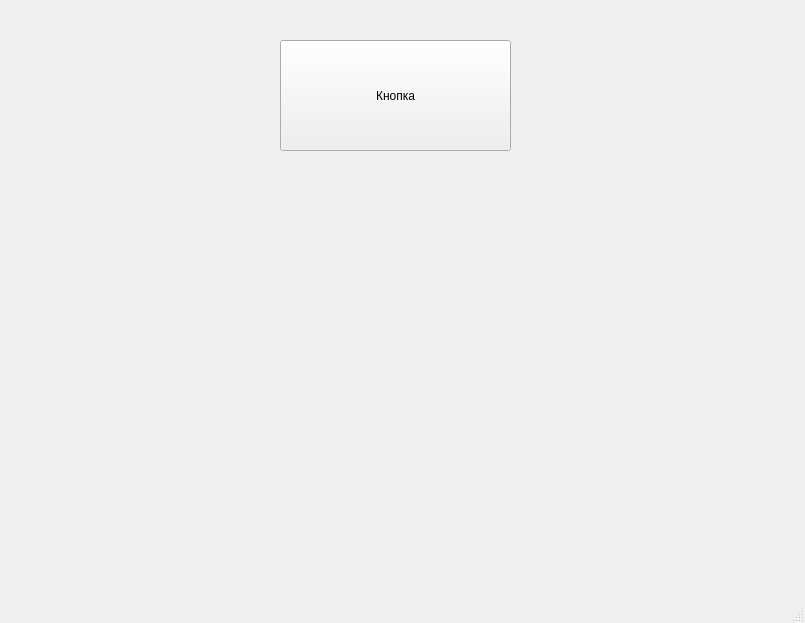
<?xml version="1.0" encoding="UTF-8"?>
<ui version="4.0">
 <class>MainWindow</class>
 <widget class="QMainWindow" name="MainWindow">
  <property name="geometry">
   <rect>
    <x>0</x>
    <y>0</y>
    <width>805</width>
    <height>623</height>
   </rect>
  </property>
  <property name="sizePolicy">
   <sizepolicy hsizetype="Fixed" vsizetype="Fixed">
    <horstretch>0</horstretch>
    <verstretch>0</verstretch>
   </sizepolicy>
  </property>
  <property name="minimumSize">
   <size>
    <width>805</width>
    <height>623</height>
   </size>
  </property>
  <property name="maximumSize">
   <size>
    <width>805</width>
    <height>623</height>
   </size>
  </property>
  <property name="windowTitle">
   <string>MainWindow</string>
  </property>
  <widget class="QWidget" name="centralwidget">
   <widget class="QPushButton" name="pushButton">
    <property name="geometry">
     <rect>
      <x>280</x>
      <y>40</y>
      <width>231</width>
      <height>111</height>
     </rect>
    </property>
    <property name="text">
     <string>Кнопка</string>
    </property>
   </widget>
  </widget>
  <widget class="QMenuBar" name="menubar">
   <property name="geometry">
    <rect>
     <x>0</x>
     <y>0</y>
     <width>805</width>
     <height>26</height>
    </rect>
   </property>
  </widget>
  <widget class="QStatusBar" name="statusbar"/>
 </widget>
 <resources/>
 <connections/>
</ui>
